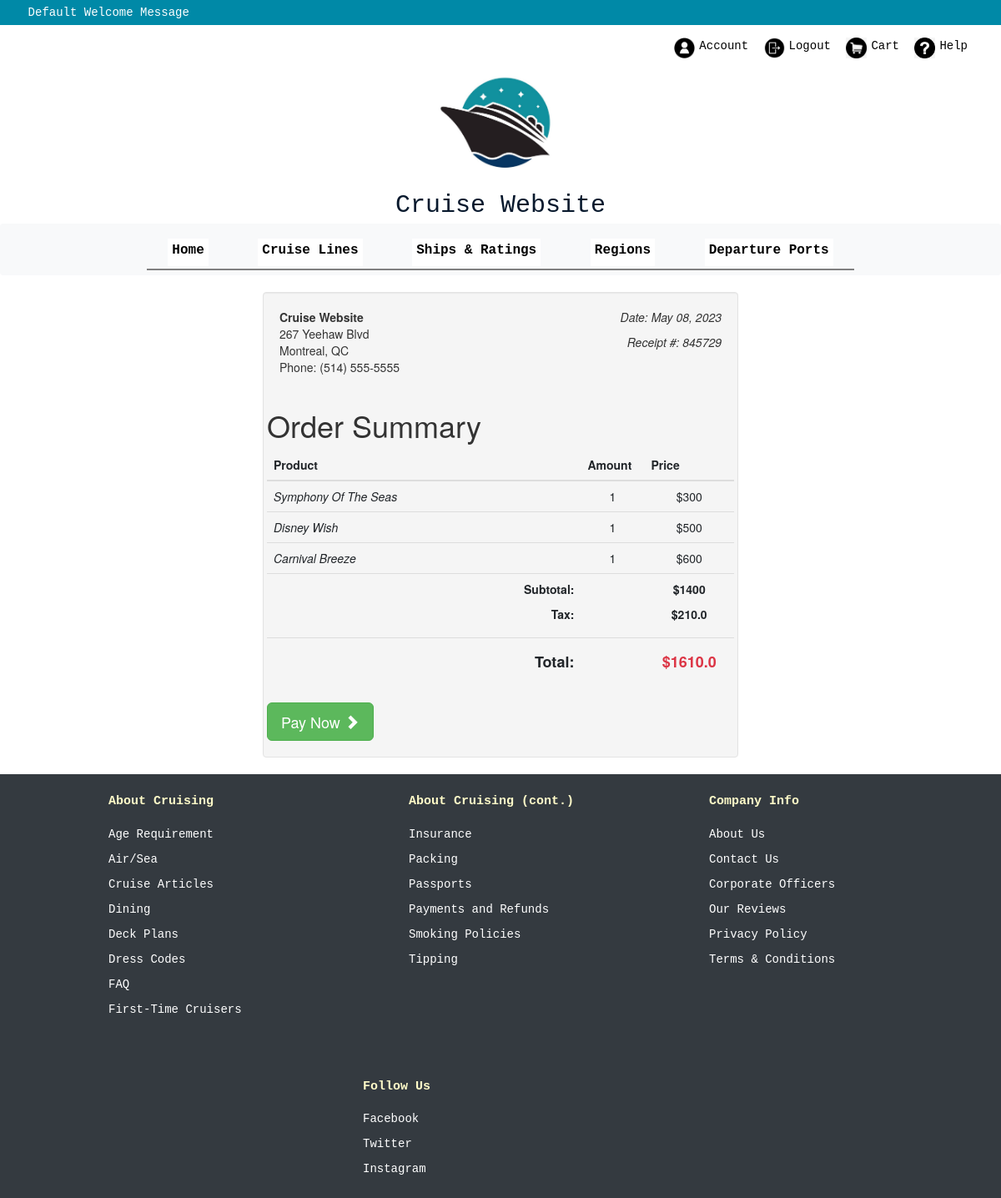
The page /cart (signed in) on the database its author committed.
### models.py (models this page shows)
class ProductCart(db.Model):
    __tablename__ = 'product_cart'
    product_id = db.Column(db.Integer(), db.ForeignKey('product.product_id'), primary_key=True)
    cart_id = db.Column(db.Integer(), db.ForeignKey('cart.cart_id'), primary_key=True)
    quantity = db.Column(db.Integer(), default=1)

class Product(db.Model):
    __tablename__ = 'product'
    product_id = db.Column(db.Integer(), primary_key=True, autoincrement=True)
    product_name = db.Column(db.Text())
    product_booking_number = db.Column(db.Integer())
    product_cruise_line = db.Column(db.Text())
    product_price = db.Column(db.Text())
    product_year_built = db.Column(db.Text())
    product_length = db.Column(db.Text())
    product_number_of_nights = db.Column(db.Text())
    product_capacity = db.Column(db.Text())
    product_port = db.Column(db.Text())
    product_description = db.Column(db.Text())
    product_tonnage = db.Column(db.Text())
    product_currency = db.Column(db.Text())
    product_casino = db.Column(db.Text())
    product_bar = db.Column(db.Text())
    product_number_of_inside_cabins = db.Column(db.Text())
    product_number_of_outside_cabins = db.Column(db.Text())
    product_number_of_suites = db.Column(db.Text())
    product_crew_size = db.Column(db.Text())
    product_region = db.Column(db.Text())
    product_rating = db.Column(db.Text())

### app.py (the view)
@app.route('/cart')
@login_required
def cart():
    date = today.strftime("%B %d, %Y")
    user = Customer.query.get(current_user.id)  # using pk to get user
    cart_id = user.cart_id
    total = calculate_order_amount(cart_id)
    tax_total = calculate_tax(total)
    try:
        products = db.session.execute(
            db.select(Product.product_id, Product.product_name, Product.product_price, ProductCart.quantity)
            .where(ProductCart.cart_id == cart_id)
            .where(ProductCart.product_id == Product.product_id)
        )
    except:
        cart_id = None
        products = None
    return render_template('cart.html', cart_id=cart_id, products=products, total=total, tax_total=tax_total, date=date)

### app.py (called while the page is built)
@login_manager.user_loader
def load_user(user_id):
    user = find_user(user_id)
    if user:
        user.password = None
    return user

def find_user(email):
    res = Customer.query.get(email)
    if res:
        user = SessionUser(res.customer_email, res.customer_first_name, res.customer_last_name, res.customer_phone,
                           res.customer_password)
    else:
        user = None
    return user

def calculate_order_amount(cart_id):
    total = 0
    products = db.session.execute(
        db.select(Product.product_id, Product.product_name, Product.product_price, ProductCart.quantity)
        .where(ProductCart.cart_id == cart_id)
        .where(ProductCart.product_id == Product.product_id)
    )
    for p in products:
        total += int(p[2]) * int(p[3])  # convert to int!
    return total

def calculate_tax(total):
    tax_total = (total * 0.15)
    return tax_total

### templates/cart.html (shortened to what this page needs)
{% extends "base.html" %}
{% block content %}
<link rel="stylesheet" type="text/css" href="/static/CSS/cart.css">
<link href="//netdna.bootstrapcdn.com/bootstrap/3.0.0/css/bootstrap.min.css" rel="stylesheet" id="bootstrap-css">
<div class="container">
    <div class="row">
        <div class="well col-xs-10 col-sm-10 col-md-6 col-xs-offset-1 col-sm-offset-1 col-md-offset-3">
            <div class="row">
                <div class="col-xs-6 col-sm-6 col-md-6">
                    <address>
                        <strong>Cruise Website</strong>
                        <br>
                        267 Yeehaw Blvd
                        <br>
                        Montreal, QC
                        <br>
                        Phone: (514) 555-5555
                    </address>
                </div>
                <div class="col-xs-6 col-sm-6 col-md-6 text-right">
                    <p>
                        <em>Date: {{ date }}</em>
                    </p>
                    <p>
                        <em>Receipt #: 845729</em>
                    </p>
                </div>
            </div>
            <div class="row">
                <div class="text-center">
                    <h1>Order Summary</h1>
                </div>
                    <table class="table table-hover">
                    <thead>
                        <tr>
                            <th>Product</th>
                            <th>Amount</th>
                            <th>Price</th>
                        </tr>
                    </thead>
                    <tbody>
                    {%  for p in products %}
                        <tr>
                            <td class="col-md-7"><em>{{ p[1] }}</em></td>
                            <td class="col-md-1" style="text-align: center">{{ p[3] }}</td>
                            <td class="col-md-2" style="text-align: center">${{ p.product_price }}</td>
                        </tr>
                    {% endfor %}
                        <tr>
                            <td class="text-right">
                                <p><strong>Subtotal:</strong></p>
                                <p><strong>Tax:</strong></p>
                            </td>
                            <td></td>
                            <td class="text-center">
                                <p><strong>${{ total }}</strong></p>
                                <p><strong>${{ tax_total }}</strong></p>
                            </td>
                        </tr>
                        <tr>
                            <td class="text-right"><h4><strong>Total:   </strong></h4></td>
                            <td></td>
                            <td class="text-center text-danger"><h4><strong>${{ total+tax_total }}</strong></h4></td>
                        </tr>
                    </tbody>
                </table>
                <a href="/orderResult">
                    <button type="button" class="btn btn-success btn-lg btn-block">
                        Pay Now   <span class="glyphicon glyphicon-chevron-right"></span>
                    </button>
                </a>
            </div>
        </div>
    </div>
</div>
{% endblock %}

### static/CSS/base.css (style rules this page uses)
body { margin: 0; padding: 0; }

### static/CSS/cart.css (style rules this page uses)
body { margin-top: 20px; }

### rows shown on the page
ProductCart: product_name "Symphony Of The Seas", quantity "1", product_price "300"
ProductCart: product_name "Disney Wish", quantity "1", product_price "500"
ProductCart: product_name "Carnival Breeze", quantity "1", product_price "600"

### other values the page prints
{{ date }} "May 08, 2023"
{{ total }} "1400"
{{ tax_total }} "210.0"
{{ total+tax_total }} "1610.0"
